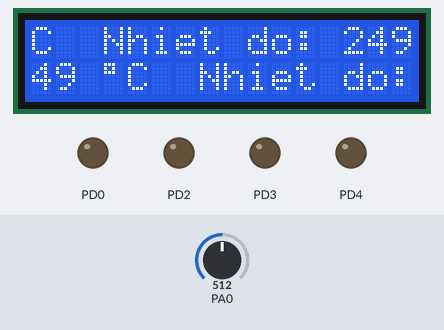
The program below on a simulated ATmega16, built with avr-gcc and emulated at 16 MHz. Shown: 16×2 character LCD, output pins drawn as LEDs (lit = HIGH). Wiring (inferred from the names in the program): character LCD (HD44780): RS PD1; R/W PD5; E PD7; data PC0, PC1, PC2, PC3, PC4, PC5, PC6, PC7. The inputs (shaded band) are chosen by the test bench; at power-on: PA0 = 512. Pins used as bus, display or sensor lines are not drawn.

Above: at 0.94 s.
1.3 s: PA0 set to 213
At 1.66 s:
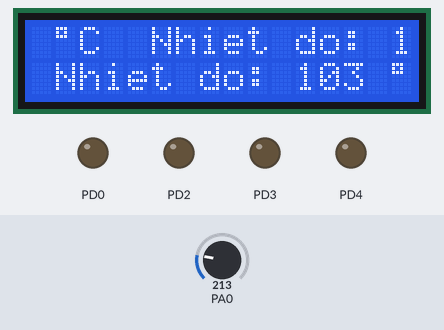
4.0 s: PA0 set to 193
At 4.49 s:
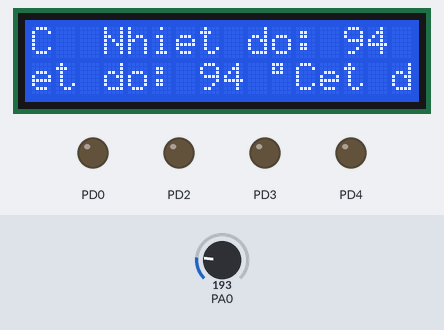
6.8 s: PA0 set to 110
At 7.26 s:
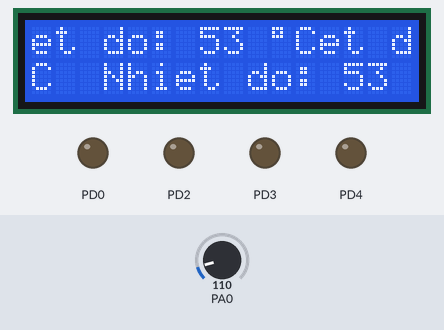
9.6 s: PA0 set to 96
At 10.8 s:
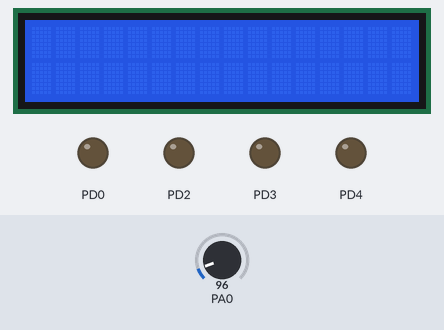
11.1 s: PA0 set to 122
13.9 s: PA0 set to 306
Timing chart, 0 to 16.9 s (numbered marks = the images above; inputs shaded):
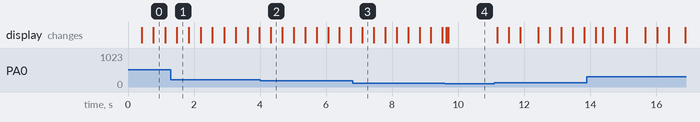

Measured:
- the behaviour switches between 205 and 204 on PA0 (found by bisection; images 1 and 2)
- the behaviour switches between 103 and 102 on PA0 (found by bisection; images 3 and 4)
- after the input at 4.0 s, the display: changes after 0.33 s (image 2)
- after the input at 9.6 s, the display: first changes at once (image 4 shows a later state)

The program:

main.c
```c
#include "LCD16x2.h"
#include "ADC.h"
#include <avr/io.h>
#include <util/delay.h>
#include <string.h>
#include <stdio.h>

#define sysmbol 0xdf
#define LED PORTD
#define ON 1 << 1
#define OFF 0

void display_temp(char *);
void LED_init();

int main()
{
  char temperature[10];
  float temp;

  LCD_init();
  ADC_init();
  LED_init();

  LCD_clear();
  LCD_command(0x80);

  while (1)
  {
    temp = (ADC_read(0) * 0.488);

    if (temp >= 50)
      LED = ON;
    else
      LED = OFF;

    sprintf(temperature, "%d %cC", (int)temp, sysmbol);

    LCD_gotoxy(0, 0);
    display_temp(temperature);
    _delay_ms(30);

    LCD_clear();
  }
  return 0;
}

void LED_init()
{
  DDRD |= ON;
}

void display_temp(char *str)
{
  LCD_string("Nhiet do: ");
  LCD_string(str);
}
```

ADC.c
```c
#include "ADC.h"
#include <avr/io.h>
#include <util/delay.h>

void ADC_init()
{
    DDRA &= ~(1 << 0);
    ADCSRA = 0x87; // Enable CD & 125kHz
    ADMUX = ADC_VREF;
}

unsigned int ADC_read(char channel)
{
    ADMUX |= channel;
    ADCSRA |= (1 << ADSC); // Start ADC Conversion
    while ((ADCSRA & (1 << ADIF)) == 0)
        ;
    ADCSRA |= (1 << ADIF);
    // _delay_ms(1);
    return ADCW;
}
```

ADC.h
```c
#ifndef _ADC_H_
#define _ADC_H_

// #define ADC_VREF 0x00  //Lấy điện áp AREF để so sánh
// #define ADC_VREF 0xE0 // Vref = 2.56V, ADLAR=1
// #define ADC_VREF 0xC0 // Vref = 2.56V, ADLAR=0
#define ADC_VREF 0x40 // Vref = Avcc, ADLAR=0

void ADC_init();
unsigned int ADC_read(char);

#endif
```

LCD16x2.c
```c
#include "LCD16x2.h"
#include <avr/io.h>
#include <util/delay.h>

void LCD_command(char cmd)
{
    LCD_SIG_PORT &= ~(1 << RW);
    LCD_SIG_PORT &= ~(1 << RS);
    LCD_DATA_PORT = cmd;
    LCD_SIG_PORT |= (1 << EN);
    _delay_ms(1);
    LCD_SIG_PORT &= ~(1 << EN);
    _delay_ms(3);
}

void LCD_char(const unsigned char data)
{
    LCD_SIG_PORT &= ~(1 << RW);
    LCD_SIG_PORT |= (1 << RS);
    LCD_DATA_PORT = data;
    LCD_SIG_PORT |= (1 << EN);
    _delay_ms(1);
    LCD_SIG_PORT &= ~(1 << EN);
    _delay_ms(1);
}

void LCD_string(const char *str)
{
    for (int i = 0; str[i] != '\0'; i++)
    {
        LCD_char(str[i]);
    }
}

void LCD_init()
{
    // set GPIO LCD
    DDRC = 0xFF;
    DDRD = 0xFF;
    LCD_SIG_PORT |= (1 << RW) | (1 << RS) | (1 << EN);

    // Init LCD
    LCD_command(0x38); //giao tiep 8 bit
	//LCD_command(0x02); //di chuyen con tro ve dau man hinh
    LCD_command(0x0C); //bat hien thi va tat con tro
    LCD_command(0x01); //xoa toan bo noi dung tren man LCD
	//_delay_us(2);
}

void LCD_clear()
{
    LCD_command(0x01);
}

void LCD_gotoxy(unsigned char x, unsigned char y)
{
    unsigned char temp;
    if (!y)
        temp = (0x80 + x);
    else
        temp = (0xc0 + x);

    _delay_us(1000);
    LCD_command(temp);
    _delay_us(50);
}
```

LCD16x2.h
```c
#ifndef _LCD16x2_H_
#define _LCD16x2_H_
#define F_CPU 16000000ul //tan so thach anh

#define RW PD5
#define RS PD6
#define EN PD7
#define LCD_SIG_PORT PORTD
#define LCD_DATA_PORT PORTC

void LCD_command(char);
void LCD_char(const unsigned char);
void LCD_string(const char *);
void LCD_init();
void LCD_clear();
void LCD_gotoxy(unsigned char, unsigned char);

#endif
```
